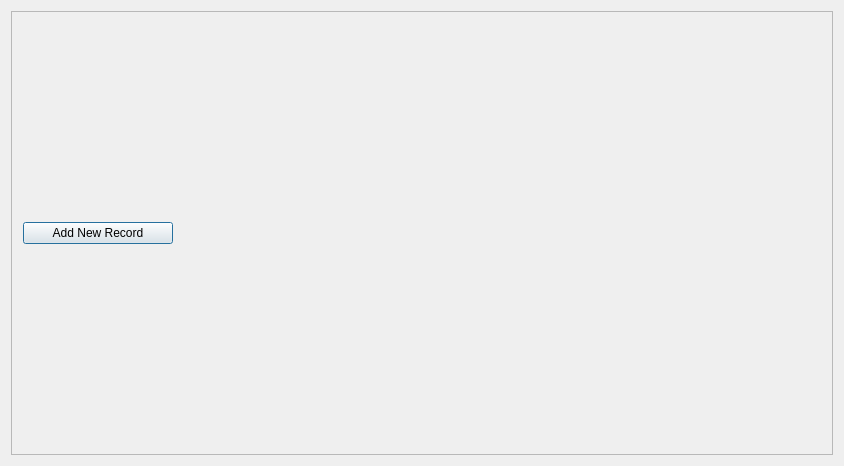
<?xml version="1.0" encoding="UTF-8"?>
<ui version="4.0">
 <class>AdventureRecordWindow</class>
 <widget class="QDialog" name="AdventureRecordWindow">
  <property name="geometry">
   <rect>
    <x>0</x>
    <y>0</y>
    <width>844</width>
    <height>466</height>
   </rect>
  </property>
  <property name="windowTitle">
   <string>Adventure Record</string>
  </property>
  <layout class="QVBoxLayout" name="verticalLayout">
   <item>
    <widget class="QScrollArea" name="scrollArea">
     <property name="widgetResizable">
      <bool>true</bool>
     </property>
     <widget class="QWidget" name="scrollAreaWidgetContents">
      <property name="geometry">
       <rect>
        <x>0</x>
        <y>0</y>
        <width>824</width>
        <height>446</height>
       </rect>
      </property>
      <layout class="QVBoxLayout" name="verticalLayout_2">
       <item>
        <widget class="QPushButton" name="PushButton">
         <property name="maximumSize">
          <size>
           <width>150</width>
           <height>16777215</height>
          </size>
         </property>
         <property name="text">
          <string>Add New Record</string>
         </property>
        </widget>
       </item>
      </layout>
     </widget>
    </widget>
   </item>
  </layout>
 </widget>
 <layoutdefault spacing="6" margin="11"/>
 <resources/>
 <connections>
  <connection>
   <sender>PushButton</sender>
   <signal>clicked()</signal>
   <receiver>AdventureRecordWindow</receiver>
   <slot>actionNewRecordButton()</slot>
   <hints>
    <hint type="sourcelabel">
     <x>91</x>
     <y>25</y>
    </hint>
    <hint type="destinationlabel">
     <x>129</x>
     <y>149</y>
    </hint>
   </hints>
  </connection>
 </connections>
 <slots>
  <slot>newAdventureRecord()</slot>
  <slot>actionNewRecordButton()</slot>
 </slots>
</ui>
